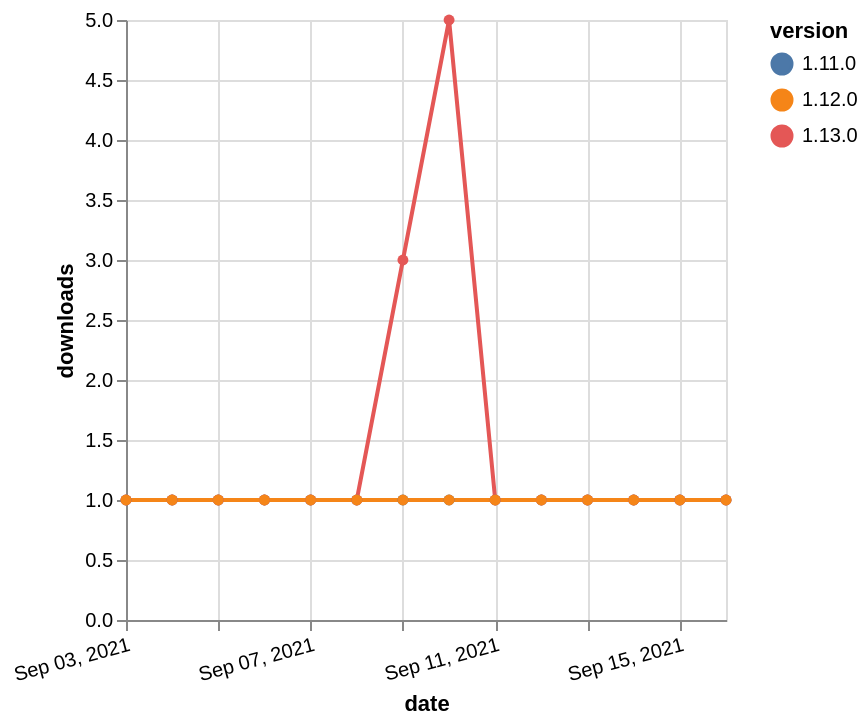

Vega-Lite specification stored for this chart:
### Vega-Lite specification from a JSON file in a GitHub repository (floating-point values rounded to 4 significant figures)
{"$schema": "https://vega.github.io/schema/vega-lite/v5.json", "description": "A simple bar chart with embedded data.", "data": {"values": [{"date": "2021-09-03", "total": 212, "delta": 1, "version": "1.11.0"}, {"date": "2021-09-04", "total": 213, "delta": 1, "version": "1.11.0"}, {"date": "2021-09-05", "total": 214, "delta": 1, "version": "1.11.0"}, {"date": "2021-09-06", "total": 215, "delta": 1, "version": "1.11.0"}, {"date": "2021-09-07", "total": 216, "delta": 1, "version": "1.11.0"}, {"date": "2021-09-08", "total": 217, "delta": 1, "version": "1.11.0"}, {"date": "2021-09-09", "total": 218, "delta": 1, "version": "1.11.0"}, {"date": "2021-09-10", "total": 219, "delta": 1, "version": "1.11.0"}, {"date": "2021-09-11", "total": 220, "delta": 1, "version": "1.11.0"}, {"date": "2021-09-12", "total": 221, "delta": 1, "version": "1.11.0"}, {"date": "2021-09-13", "total": 222, "delta": 1, "version": "1.11.0"}, {"date": "2021-09-14", "total": 223, "delta": 1, "version": "1.11.0"}, {"date": "2021-09-15", "total": 224, "delta": 1, "version": "1.11.0"}, {"date": "2021-09-16", "total": 225, "delta": 1, "version": "1.11.0"}, {"date": "2021-09-03", "total": 272, "delta": 1, "version": "1.13.0"}, {"date": "2021-09-04", "total": 273, "delta": 1, "version": "1.13.0"}, {"date": "2021-09-05", "total": 274, "delta": 1, "version": "1.13.0"}, {"date": "2021-09-06", "total": 275, "delta": 1, "version": "1.13.0"}, {"date": "2021-09-07", "total": 276, "delta": 1, "version": "1.13.0"}, {"date": "2021-09-08", "total": 277, "delta": 1, "version": "1.13.0"}, {"date": "2021-09-09", "total": 280, "delta": 3, "version": "1.13.0"}, {"date": "2021-09-10", "total": 285, "delta": 5, "version": "1.13.0"}, {"date": "2021-09-11", "total": 286, "delta": 1, "version": "1.13.0"}, {"date": "2021-09-12", "total": 287, "delta": 1, "version": "1.13.0"}, {"date": "2021-09-13", "total": 288, "delta": 1, "version": "1.13.0"}, {"date": "2021-09-14", "total": 289, "delta": 1, "version": "1.13.0"}, {"date": "2021-09-15", "total": 290, "delta": 1, "version": "1.13.0"}, {"date": "2021-09-16", "total": 291, "delta": 1, "version": "1.13.0"}, {"date": "2021-09-03", "total": 177, "delta": 1, "version": "1.12.0"}, {"date": "2021-09-04", "total": 178, "delta": 1, "version": "1.12.0"}, {"date": "2021-09-05", "total": 179, "delta": 1, "version": "1.12.0"}, {"date": "2021-09-06", "total": 180, "delta": 1, "version": "1.12.0"}, {"date": "2021-09-07", "total": 181, "delta": 1, "version": "1.12.0"}, {"date": "2021-09-08", "total": 182, "delta": 1, "version": "1.12.0"}, {"date": "2021-09-09", "total": 183, "delta": 1, "version": "1.12.0"}, {"date": "2021-09-10", "total": 184, "delta": 1, "version": "1.12.0"}, {"date": "2021-09-11", "total": 185, "delta": 1, "version": "1.12.0"}, {"date": "2021-09-12", "total": 186, "delta": 1, "version": "1.12.0"}, {"date": "2021-09-13", "total": 187, "delta": 1, "version": "1.12.0"}, {"date": "2021-09-14", "total": 188, "delta": 1, "version": "1.12.0"}, {"date": "2021-09-15", "total": 189, "delta": 1, "version": "1.12.0"}, {"date": "2021-09-16", "total": 190, "delta": 1, "version": "1.12.0"}]}, "width": "container", "mark": {"type": "line", "point": {"filled": true}}, "encoding": {"x": {"field": "date", "type": "temporal", "timeUnit": "yearmonthdate", "title": "date", "axis": {"labelAngle": -15}}, "y": {"field": "delta", "type": "quantitative", "title": "downloads"}, "color": {"field": "version", "type": "nominal"}, "tooltip": {"field": "delta"}}}
